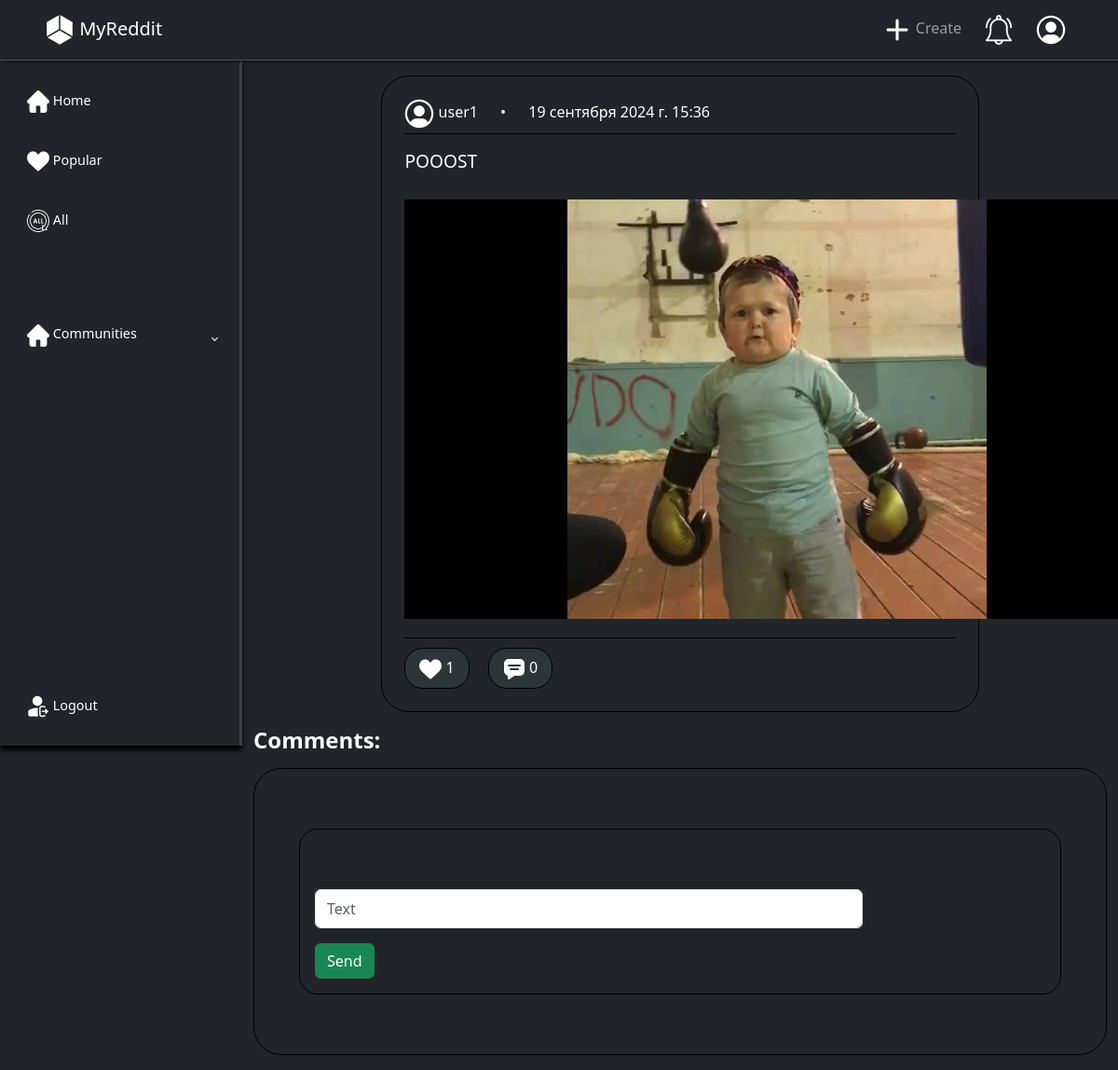
The app's page /post/16/ (signed in) with its own data.
### main/models.py (models this page shows, shortened)
class Post(models.Model):
    text = models.CharField(max_length=50, verbose_name='Текст')
    likes = models.ManyToManyField('users.User', blank=True, verbose_name='Лайки', related_name='plikes')
    group = models.ForeignKey("main.Group", on_delete=models.CASCADE, null=True, default='', verbose_name='Группа', related_name='post')
    create_date = models.DateTimeField(auto_now_add=True, verbose_name='Дата создания', null=True)
    user = models.ForeignKey("users.User", on_delete=models.CASCADE, verbose_name='Пользователь', related_name='post')
    tags = models.CharField(max_length=300, verbose_name='Теги', null=True, blank=True, default=None)
    class Meta:
        ordering = ['-create_date']
        indexes = [
            models.Index(fields=['text', 'group', '-create_date'])
        ]

class Image(models.Model):
    url = models.ImageField(upload_to="main/post/%Y/%m/%d/", blank=True, null=True, verbose_name='Фото')
    post = models.ForeignKey("main.Post", null=True, blank=True, on_delete=models.CASCADE, verbose_name='Картинка', related_name='img')

### users/models.py (models this page shows, shortened)
class User(AbstractUser):
    avatar = models.ImageField(upload_to="users/%Y/%m/%d/", blank=True, null=True, verbose_name='Фото', default=DEFAULT_USER_IMAGE)
    status = models.CharField(max_length=80, default='', blank=True, null=True, verbose_name='Статус')
    groups = models.ManyToManyField('main.Group', blank=True, related_name='groups', verbose_name='Группы')
    likes = models.ManyToManyField('main.Post', blank=True, related_name='liked', verbose_name='Лайки')

### main/views.py (the view, shortened to what this page needs)
# urls.py: path('post/<int:pk>/', views.ShowPost.as_view(), name='post'),
class ShowPost(LoginMixn, DetailView, CreateView):
    form_class = CommentForm
    template_name = 'main/post_info.html'
    pk_url_kwarg = 'pk'
    context_object_name = 'post'
    extra_context = {'title': 'Post'}
    def get_object(self, queyset = None):
        return get_object_or_404(Post.objects, pk=self.kwargs[self.pk_url_kwarg])

### main/forms.py
class CommentForm(forms.ModelForm):
    text = forms.CharField(max_length=200)
    class Meta:
        model = Comment
        fields = ['text']
        widgets = {
            'text': forms.TextInput(attrs={'class': 'form-control my-3 py-2 w-75', 'placeholder': 'Text'})
        }

### main/templatetags/main_tags.py (called while the page is built)
@register.simple_tag(name='md_html')
def madrdown_to_html(text):
    html_content = markdown(text, extensions=['extra', 'fenced_code', 'tables'])
    return mark_safe(html_content)

### main/templates/main/post_info.html (shortened to what this page needs)
{% extends "base.html" %}
{% load static %}
{% block content %}
{% include "main/includes/post.html" %}
<h1>Comments:</h1>
<div class="border border-black p-5 my-3 text-white" id='comm-list'>
    <div class="border border-black pt-5 my-3 p-3 text-white">
        <form method="POST">
            <input type="text" name="text" class="form-control my-3 py-2 w-75" placeholder="Text" maxlength="300" required="" id="id_text">
            <button type="submit" class="btn btn-success">Send</button>
        </form>
    </div>
</div>
{% endblock content %}

### main/templates/main/includes/post.html (shortened to what this page needs)
{% load static %}
{% load main_tags %}
<div class="border border-black p-4 my-3 text-white post">
    <a href="{% url "post" post.pk %}">
    <div class="post-header">
        <img src="{{ post.user.avatar.url }}">
        <span class='post-username'>{{post.user.username}}</span>
        <span class='post-date'>{{post.create_date}}</span>
    </div>
    <div class="post-main">
        <span>{% md_html post.text %}</span>
        <div class="post-images">
            {% if post.img.first.url %}
            <img src="{{ post.img.first.url.url }}">
            {% endif %}
        </div>
    </div>
    <div class="post-footer">
        <div class="likes">
            <form action="{% url "like_post" post.pk %}", method='POST'>
                <button type='submit', class='btn_like'>
                    <img src="{% static "images/like.png" %}">
                    <span>{{post.likes.count}}</span>
                </button>
            </form>
        </div>
        <div class="commenting">
            <a href="{% url "post" post.pk %}">
                <img src="{% static "images/comment.png" %}">
                <span>{{post.cpost.count}}</span>
            </a>
        </div>
    </div>
    </a>
</div>

### main/static/css/style.css (style rules this page uses)
a { text-decoration: none; }
h1 { font-weight: 600; font-size: 1.5rem; }
.post { margin: auto; width: 70%; border-radius: 30px; }
.post-header { border-bottom: 1px black solid; margin-bottom: 5px; padding-bottom: 5px; }
.post-header img { width: 32px; }
.post-username { margin-right: 20px; }
.post-username::after { content: " •"; margin-left: 20px; }
.post-main { display: flex; flex-direction: column; }
.post-main span { font-size: 120%; margin: 10px 0; }
.post-images { margin: auto; }
.post-main { border-bottom: 1px solid black; padding-bottom: 20px; margin-bottom: 10px; }
.post-footer { display: flex; }
.btn_like, .commenting { margin-right: 20px; background-color: #2e3538; padding: 8px 15px; border-radius: 20px; border: 1px solid black; color: white; }
a { color: white; }
#comm-list { border-radius: 30px; }
#comm-list div { border-radius: 20px; }

### records on screen
Post: user.avatar (placeholder picture), user.username "user1", create_date "19 сентября 2024 г. 15:36", text "POOOST", img.first (picture), likes.count "1", cpost.count "0"
